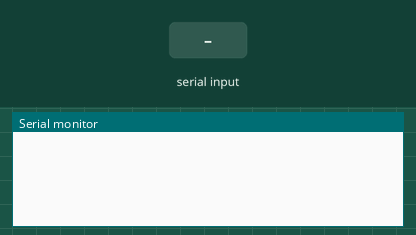
This sketch was run on a simulated Arduino Uno, built with avr-gcc and run on an emulated ATmega328P. Shown: the last lines printed to the serial monitor. The test bench sets the inputs (shaded band).

Above: at 1.2 s.
1.3 s: "90,45\n" received over Serial
At 2.4 s:
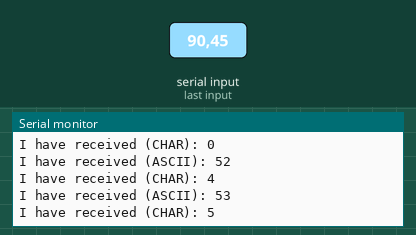
2.8 s: "30,150\n" received over Serial
At 4.5 s:
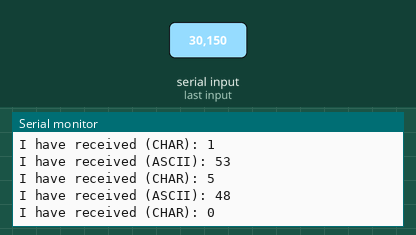
Timing chart, 0 to 6.0 s (numbered marks = the images above; inputs shaded):
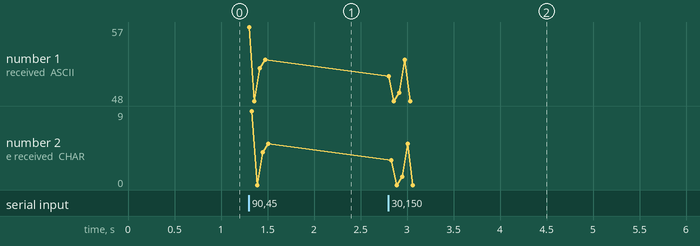

The sketch:

ascii.ino
```cpp
// Exercício 2.11

char number = 0;

void setup() {
  Serial.begin(9600);
}

void loop() {
  if (Serial.available() > 0) {
	number = Serial.read();

	if (number - '0' >= 0 && number - '0' <= 9) {
	  Serial.print("I have received (ASCII): ");
	  Serial.println(number, DEC);
	  Serial.print("I have received (CHAR): ");
	  Serial.println(number);
	}
  }
}
```

Measured:
- after the input at 1.3 s, the serial monitor: prints a new line at once (image 1)
- after the input at 2.8 s, the serial monitor: prints a new line at once (image 2)
